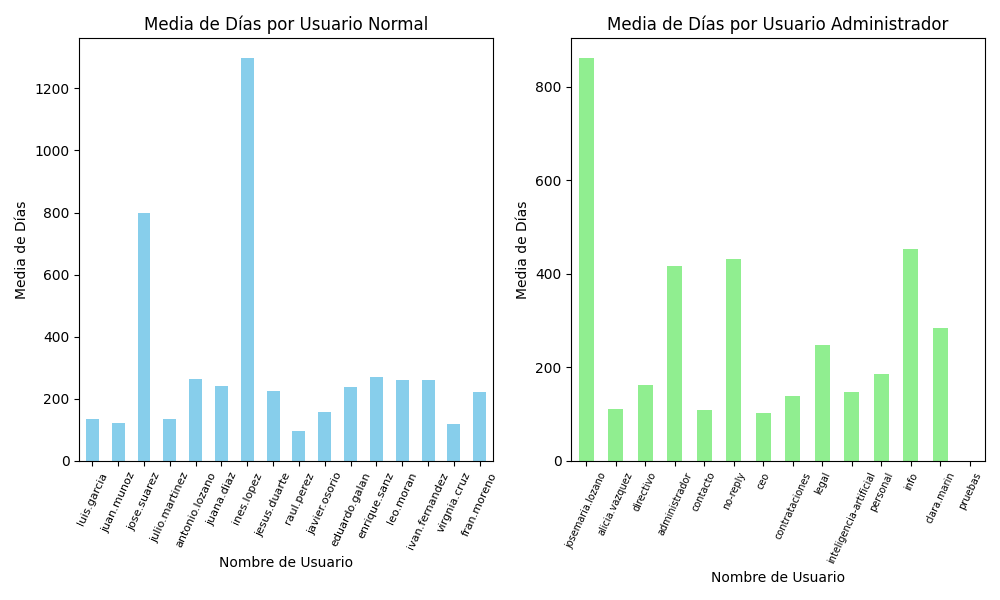

The Python source for this figure:
import sqlite3
import pandas as pd
import matplotlib.pyplot as plt

# Conectar con la base de datos SQLite
conn = sqlite3.connect('datos.db')

# Leer los datos de la tabla
df = pd.read_sql_query('''SELECT u.nombre_usuario, u.id_usuario, u.permisos, f.fecha
                                   FROM usuarios u INNER JOIN fechas f ON f.id_usuario=u.id_usuario
                                   ''', conn)

df_perm = df.groupby("permisos")
df_perm_0 = df_perm.get_group(0).copy()
df_perm_1 = df_perm.get_group(1).copy()

# Convertir la columna de fechas al formato datetime
df_perm_0['fecha'] = pd.to_datetime(df_perm_0['fecha'], format='%d/%m/%Y')
df_perm_1['fecha'] = pd.to_datetime(df_perm_1['fecha'], format='%d/%m/%Y')

# Ordenar los datos por usuario y fecha
df_perm_0_order = df_perm_0.sort_values(by=['id_usuario', 'fecha'])
df_perm_1_order = df_perm_1.sort_values(by=['id_usuario', 'fecha'])

# Calcular la diferencia de tiempo entre cambios de contraseña por usuario
df_perm_0_order['diferencia_tiempo'] = df_perm_0_order.groupby('id_usuario')['fecha'].diff()
df_perm_1_order['diferencia_tiempo'] = df_perm_1_order.groupby('id_usuario')['fecha'].diff()

df_perm_0_order['diferencia_tiempo'] = pd.to_numeric(df_perm_0_order['diferencia_tiempo'].dt.days, downcast='integer')
df_perm_1_order['diferencia_tiempo'] = pd.to_numeric(df_perm_1_order['diferencia_tiempo'].dt.days, downcast='integer')

# Calcular la media de tiempo entre cambios de contraseña por usuario
media_tiempo_por_usuario_normal = df_perm_0_order.groupby('id_usuario')['diferencia_tiempo'].mean()
media_tiempo_por_usuario_priv = df_perm_1_order.groupby('id_usuario')['diferencia_tiempo'].mean()

# print("Media de tiempo entre cambios de contraseña por usuario:")
# print(media_tiempo_por_usuario_normal)
# print(media_tiempo_por_usuario_priv)

# Gráficos de barras
plt.figure(figsize=(10, 6))

plt.subplot(1, 2, 1)
media_tiempo_por_usuario_normal.index = df_perm_0_order.groupby('id_usuario')['nombre_usuario'].first()
media_tiempo_por_usuario_normal.plot(kind='bar', color='skyblue')
plt.title('Media de Días por Usuario Normal')
plt.xlabel('Nombre de Usuario')
plt.ylabel('Media de Días')
plt.xticks(rotation=65, fontsize=8)

plt.subplot(1, 2, 2)
media_tiempo_por_usuario_priv.index = df_perm_1_order.groupby('id_usuario')['nombre_usuario'].first()
media_tiempo_por_usuario_priv.plot(kind='bar', color='lightgreen')
plt.title('Media de Días por Usuario Administrador')
plt.xlabel('Nombre de Usuario')
plt.ylabel('Media de Días')
plt.xticks(rotation=65, fontsize=7)

plt.tight_layout()
plt.show()
